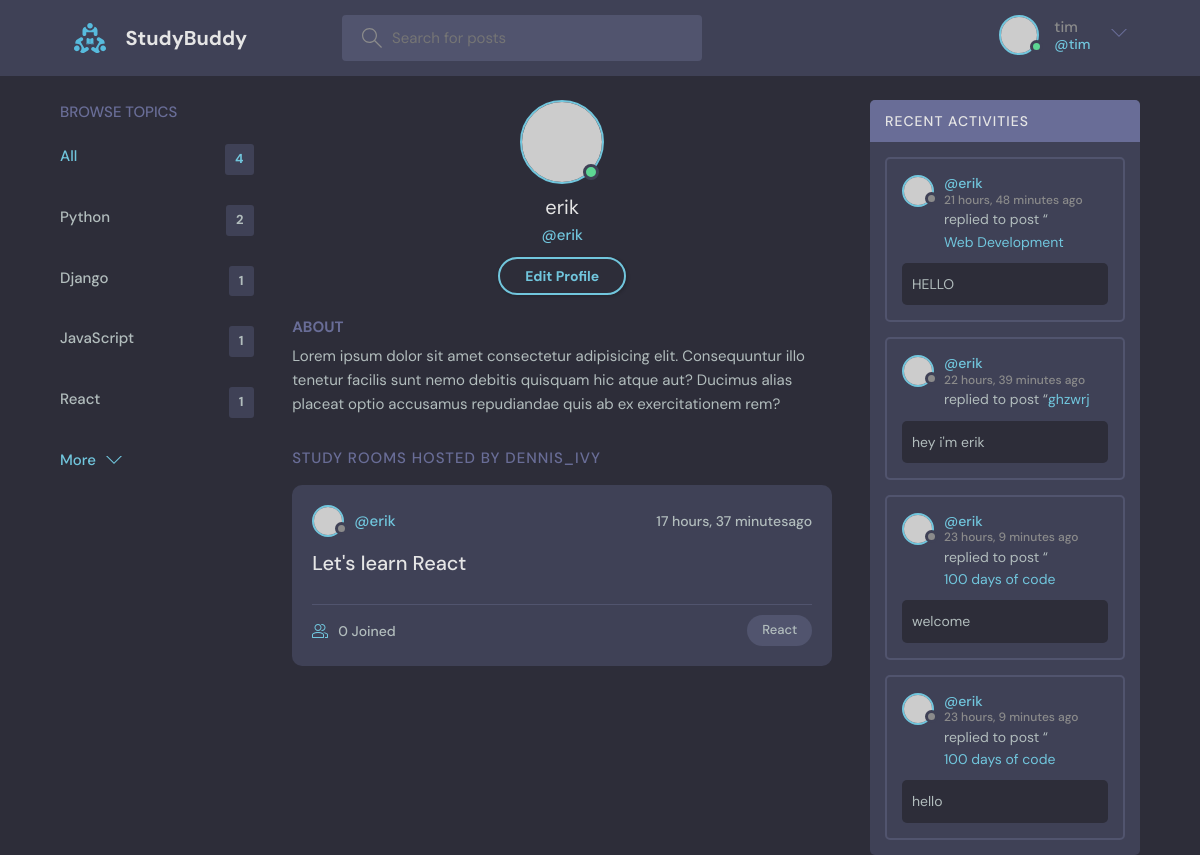
The app's page /profile/3/ (signed in) with its own data.
### base/models.py (models this page shows, shortened)
class Topic(models.Model):
    name = models.CharField(max_length=200)

class Room(models.Model):
    host = models.ForeignKey(User,on_delete = models.SET_NULL,null = True)
    topic = models.ForeignKey(Topic,on_delete = models.SET_NULL,null = True)
    name = models.CharField(max_length=200)
    description = models.TextField(null=True,blank=True)
    participants = models.ManyToManyField(User,related_name='participants',blank=True)
    updated = models.DateTimeField(auto_now=True)
    created = models.DateTimeField(auto_now_add=True)
    class Meta:
        ordering = ['-updated','-created']
    def __str__(self):
        return self.name

class Message(models.Model):
    user = models.ForeignKey(User,on_delete=models.CASCADE)
    room = models.ForeignKey(Room,on_delete = models.CASCADE)
    body = models.TextField()
    updated = models.DateTimeField(auto_now=True)
    created = models.DateTimeField(auto_now_add=True)
    class Meta:
        ordering = ['-updated','-created']

### base/views.py (the view)
# urls.py: path('profile/<str:pk>/',views.userProfile,name="user-profile"),
def userProfile(request,pk):
    user = User.objects.get(id=pk)
    rooms = user.room_set.all()
    room_messages = user.message_set.all()
    topics = Topic.objects.all()
    context={'user':user,'rooms':rooms,'room_messages':room_messages,'topics':topics}
    return render(request,'base/profile.html',context)

### base/templates/base/profile.html
{% extends 'main.html' %}
{% block content %}
  <main class="profile-page layout layout--3">
    <div class="container">
      {% include 'base/topics_components.html' %}
      <div class="roomList">
        <div class="profile">
          <div class="profile__avatar">
            <div class="avatar avatar--large active">
              <img src="https://randomuser.me/api/portraits/men/11.jpg" />
            </div>
          </div>
          <div class="profile__info">
            <h3>{{user.username}}</h3>
            <p>@{{user.username}}</p>
            <a href="edit-user.html" class="btn btn--main btn--pill">Edit Profile</a>
          </div>
          <div class="profile__about">
            <h3>About</h3>
            <p>
              Lorem ipsum dolor sit amet consectetur adipisicing elit. Consequuntur illo tenetur
              facilis sunt nemo debitis quisquam hic atque aut? Ducimus alias placeat optio
              accusamus repudiandae quis ab ex exercitationem rem?
            </p>
          </div>
        </div>
        <div class="roomList__header">
          <div>
            <h2>Study Rooms Hosted by dennis_ivy</a>
            </h2>
          </div>
        </div>
        {% include 'base/feed_component.html' %}
      </div>
      {% include 'base/activity_component.html' %}
    </div>
  </main>
  {% endblock %}

### templates/navbar.html (shortened to what this page needs)
{% load static %}
<header class="header header--loggedIn">
    <div class="container">
      <a href="{% url 'index' %}" class="header__logo">
        <img src="{% static 'images/logo.svg' %}" />
        <h1>StudyBuddy</h1>
      </a>
      <form class="header__search" method="GET" action={% url 'index' %}>
        <label>
          <input name ="q" placeholder="Search for posts" />
        </label>
      <nav class="header__menu">
        {% if request.user.is_authenticated %}
        <div class="header__user">
          <a href="profile.html">
            <div class="avatar avatar--medium active">
              <img src="https://randomuser.me/api/portraits/men/37.jpg" />
            </div>
            <p> {{request.user.username}}<span>@{{request.user.username}}</span></p>
          </a>
          <button class="dropdown-button">
            <svg version="1.1" xmlns="http://www.w3.org/2000/svg" width="32" height="32" viewBox="0 0 32 32">
              <title>chevron-down</title>
              <path d="M16 21l-13-13h-3l16 16 16-16h-3l-13 13z"></path>
            </svg>
          </button>
        </div>
        {% else %}
        <a href="{% url 'login' %}">
          <img src="{% static 'images/avatar.svg'%}"/>
          <p>Login</p>
        </a>
        {% endif %}
      </nav>
    </div>
  </header>

### base/templates/base/topics_components.html (shortened to what this page needs)
<div class="topics">
    <div class="topics__header">
      <h2>Browse Topics</h2>
    </div>
    <ul class="topics__list">
      <li>
        <a href="{% url 'index' %}" class="active">All <span>{{topics.count}}</span></a>
      </li>
      {%for topic in topics%}
      <li>
        <a href="{% url 'index' %}?q={{topic.name}}">{{topic.name}} <span>{{topic.room_set.all.count}}</span></a>
      </li>
      {% endfor %}
    </ul>
    <a class="btn btn--link" href="topics.html">
      More
      <svg
        version="1.1"
        xmlns="http://www.w3.org/2000/svg"
        width="32"
        height="32"
        viewBox="0 0 32 32"
      >
        <title>chevron-down</title>
        <path d="M16 21l-13-13h-3l16 16 16-16h-3l-13 13z"></path>
      </svg>
    </a>
  </div>

### base/templates/base/feed_component.html (shortened to what this page needs)
{% for room in rooms %}
<div class="roomListRoom">
  <div class="roomListRoom__header">
    <a href="{% url 'user-profile' room.host.id %}" class="roomListRoom__author">
      <div class="avatar avatar--small">
        <img src="https://randomuser.me/api/portraits/women/11.jpg" />
      </div>
      <span>@{{room.host.username}}</span>
    </a>
    <div class="roomListRoom__actions">
      <span>{{room.created|timesince}}ago</span>
    </div>
  </div>
  <div class="roomListRoom__content">
    <a href="{% url 'room' room.id %}">{{room.name}}</a>
  </div>
  <div class="roomListRoom__meta">
    <a href="{% url 'room' room.id %}" class="roomListRoom__joined">
      {{room.participants.all.count}} Joined
    </a>
    <p class="roomListRoom__topic">{{room.topic.name}}</p>
  </div>
</div>
{% endfor%}

### base/templates/base/activity_component.html (shortened to what this page needs)
<div class="activities">
    <div class="activities__header">
      <h2>Recent Activities</h2>
    </div>
    {% for message in room_messages %}
    <div class="activities__box">
      <div class="activities__boxHeader roomListRoom__header">
        <a href="{% url 'user-profile' message.user.id %}" class="roomListRoom__author">
          <div class="avatar avatar--small">
            <img src="https://randomuser.me/api/portraits/women/11.jpg" />
          </div>
          <p>
            @{{message.user}}
            <span>{{message.created|timesince}} ago</span>
          </p>
        </a>
      </div>
      <div class="activities__boxContent">
        <p>
          replied to post “<a href="{% url 'room' message.room.id %}">{{message.room}}</a
          >
        </p>
        <div class="activities__boxRoomContent">
         {{message.body}}
        </div>
      </div>
    </div>
    {% endfor %}
  </div>

### records on screen
Topic: name "Python", room_set.all.count "2"
Topic: name "Django", room_set.all.count "1"
Topic: name "JavaScript", room_set.all.count "1"
Topic: name "React", room_set.all.count "1"
Room: host.username "erik", created "17 hours, 37 minutes", name "Let's learn React", participants.all.count "0", topic.name "React"
Message: user "erik", created "21 hours, 48 minutes", room "Web Development", body "HELLO"
Message: user "erik", created "22 hours, 39 minutes", room "ghzwrj", body "hey i'm erik"
Message: user "erik", created "23 hours, 9 minutes", room "100 days of code", body "welcome"
Message: user "erik", created "23 hours, 9 minutes", room "100 days of code", body "hello"

### other values on screen
{{ request.user.username }} "tim"
{{ topics.count }} "4"
{{ user.username }} "erik"
